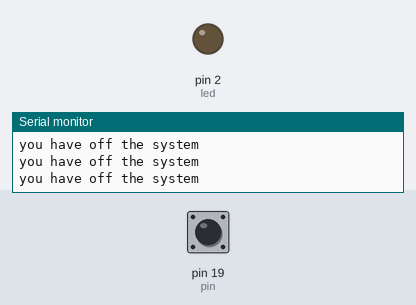
A sketch run on a simulated Arduino Uno, built with avr-gcc and run on an emulated ATmega328P. On the bench: output pins drawn as LEDs (lit = HIGH), the last lines printed to the serial monitor. Inputs (shaded band) come from the test bench; at power-on: pin 19 (pin) HIGH.

Above: at 1.2 s.
1.3 s: pin 19 (pin) pulled LOW for 0.15 s
At 1.4 s:
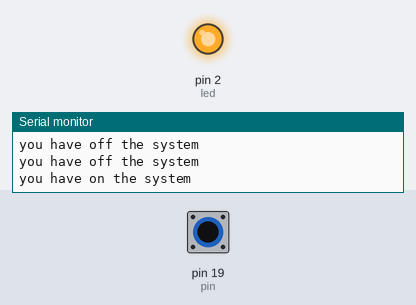
3.0 s: pin 19 (pin) pulled LOW for 3.2 s
At 7.3 s:
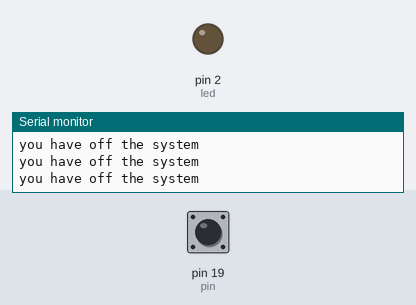
Timing chart, 0 to 8.8 s (numbered marks = the images above; inputs shaded):
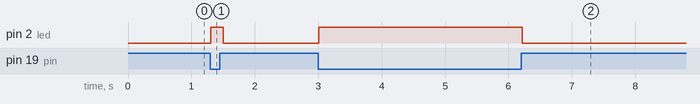

Measured:
- after the input at 1.3 s, pin 2 (led): LOW → HIGH at once, → LOW 0.20 s later
- after the input at 3.0 s, pin 2 (led): LOW → HIGH at once, → LOW 3.2 s later

The sketch:

switch_hall_effect_sensor.ino
```cpp
const int pin = 19;
const int led = 2;
void setup(){
  Serial.begin(115200);
  pinMode(pin, INPUT_PULLUP);
  pinMode(led, OUTPUT);

}

void loop(){
  int sensorState = digitalRead(pin);
  if(sensorState == LOW){
    digitalWrite(led, HIGH);
    Serial.println("you have on the system");
  }
  else{
   digitalWrite(led, LOW);
   Serial.println("you have off the system");
  }
  delay(100);
}

// const int SENSOR_PIN = 19;
// const int led = 2;
// volatile unsigned int pulseCount = 0;
// unsigned long lastMillis = 0;
// // Interrupt Service Routine (ISR)
// void IRAM_ATTR countPulse() {
//   pulseCount++;
// }

// void setup() {
//   Serial.begin(115200);
//   pinMode(SENSOR_PIN, INPUT_PULLUP);
  // pinMode(led, OUTPUT);
//   attachInterrupt(digitalPinToInterrupt(SENSOR_PIN), countPulse, FALLING);
// }

// void loop() {
//   if(pulseCount == 1){
//     digitalWrite(led, HIGH);
//     pulseCount = 0;
//   }
//   else{
//     digitalWrite(led, LOW);
//   }
//   delay(100);
// }
// const int SENSOR_PIN = 19;
// const int led = 2;
// volatile unsigned int pulseCount = 0;
// unsigned long lastMillis = 0;

// void IRAM_ATTR countPulse() {
//   pulseCount++;
// }

// void setup() {
//   Serial.begin(115200);
//   pinMode(SENSOR_PIN, INPUT_PULLUP);
//   pinMode(led, OUTPUT);

//   attachInterrupt(digitalPinToInterrupt(SENSOR_PIN), countPulse, FALLING);
// }

// void loop() {
//   if (millis() - lastMillis >= 500) {

//     noInterrupts();
//     unsigned int copiesCount = pulseCount;
//     pulseCount = 0;
//     interrupts();
//     if (copiesCount == 1){
//       digitalWrite(led, HIGH)
//     }


//     lastMillis = millis();
//   }
// }
```
